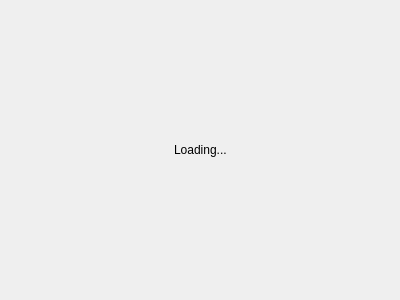
<?xml version="1.0" encoding="UTF-8"?>
<ui version="4.0">
 <class>Form</class>
 <widget class="QWidget" name="Form">
  <property name="geometry">
   <rect>
    <x>0</x>
    <y>0</y>
    <width>400</width>
    <height>300</height>
   </rect>
  </property>
  <property name="windowTitle">
   <string>Form</string>
  </property>
  <layout class="QVBoxLayout" name="verticalLayout">
   <item>
    <spacer name="verticalSpacer">
     <property name="orientation">
      <enum>Qt::Vertical</enum>
     </property>
     <property name="sizeHint" stdset="0">
      <size>
       <width>20</width>
       <height>121</height>
      </size>
     </property>
    </spacer>
   </item>
   <item>
    <layout class="QHBoxLayout" name="horizontalLayout">
     <item>
      <spacer name="horizontalSpacer">
       <property name="orientation">
        <enum>Qt::Horizontal</enum>
       </property>
       <property name="sizeHint" stdset="0">
        <size>
         <width>40</width>
         <height>20</height>
        </size>
       </property>
      </spacer>
     </item>
     <item>
      <widget class="QLabel" name="load_image_label">
       <property name="text">
        <string>Loading...</string>
       </property>
      </widget>
     </item>
     <item>
      <spacer name="horizontalSpacer_2">
       <property name="orientation">
        <enum>Qt::Horizontal</enum>
       </property>
       <property name="sizeHint" stdset="0">
        <size>
         <width>40</width>
         <height>20</height>
        </size>
       </property>
      </spacer>
     </item>
    </layout>
   </item>
   <item>
    <spacer name="verticalSpacer_2">
     <property name="orientation">
      <enum>Qt::Vertical</enum>
     </property>
     <property name="sizeHint" stdset="0">
      <size>
       <width>20</width>
       <height>121</height>
      </size>
     </property>
    </spacer>
   </item>
  </layout>
 </widget>
 <resources/>
 <connections/>
</ui>
